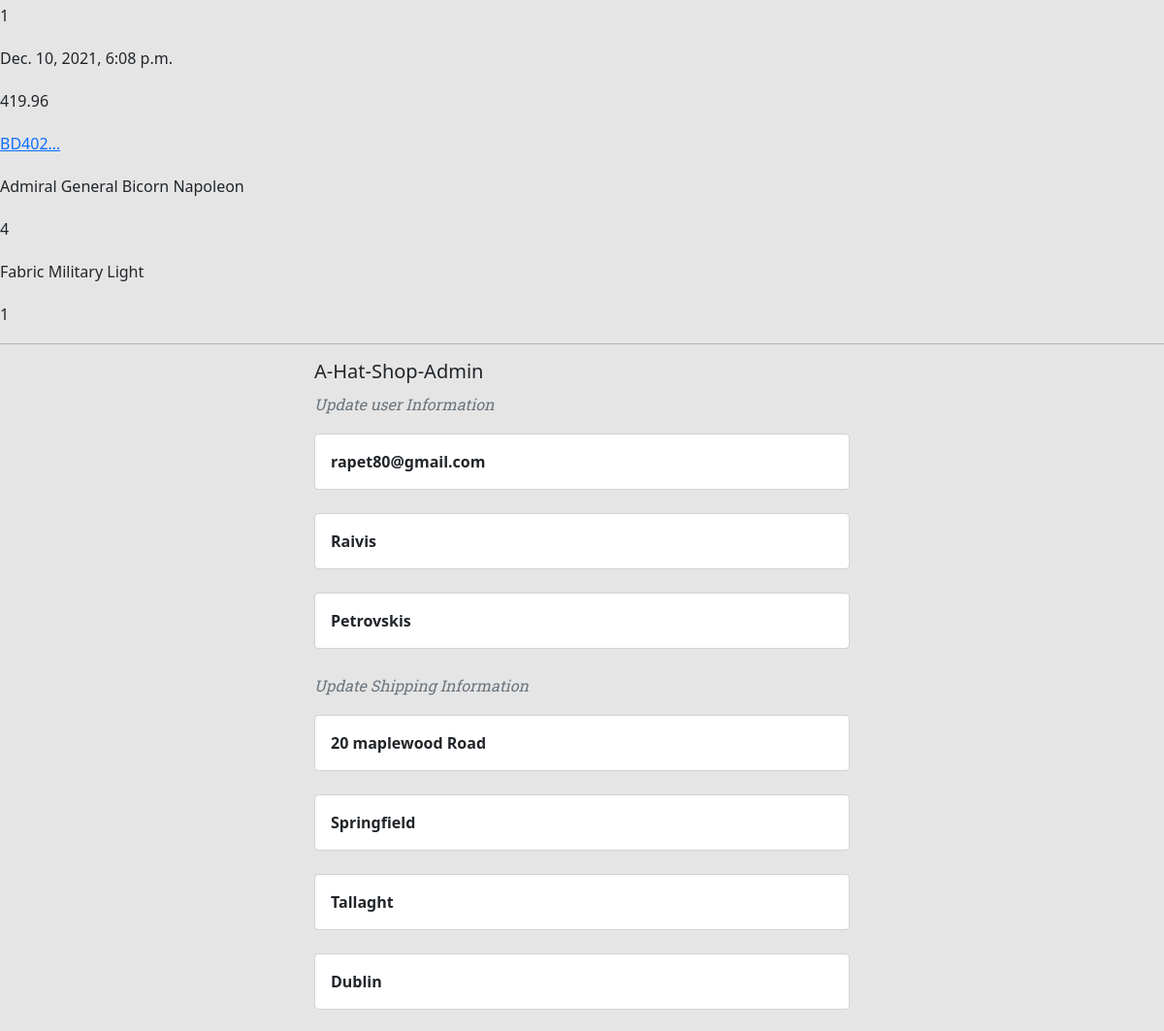
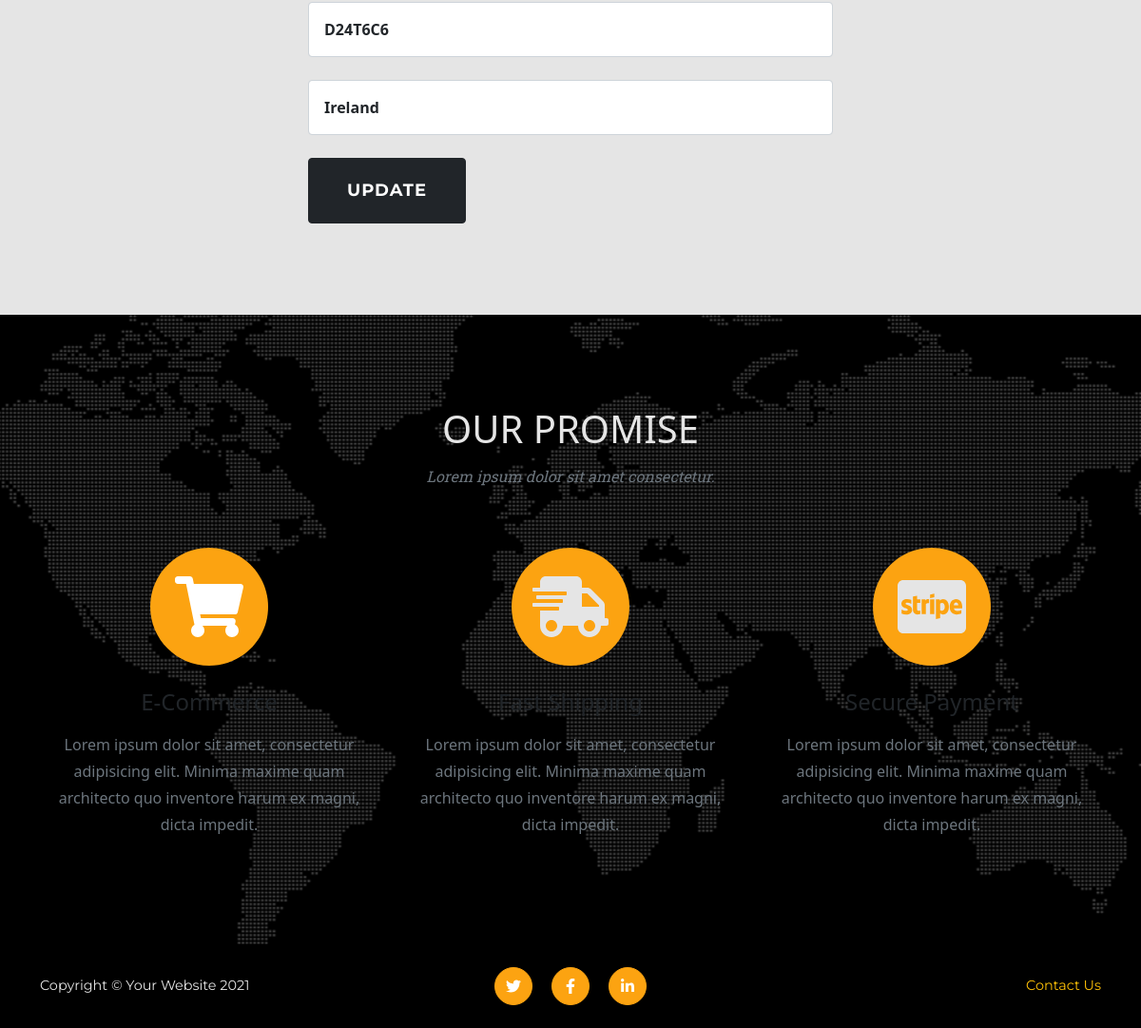
The app's page /user/ (signed in, lower part), older data (2 pictures, top to bottom).
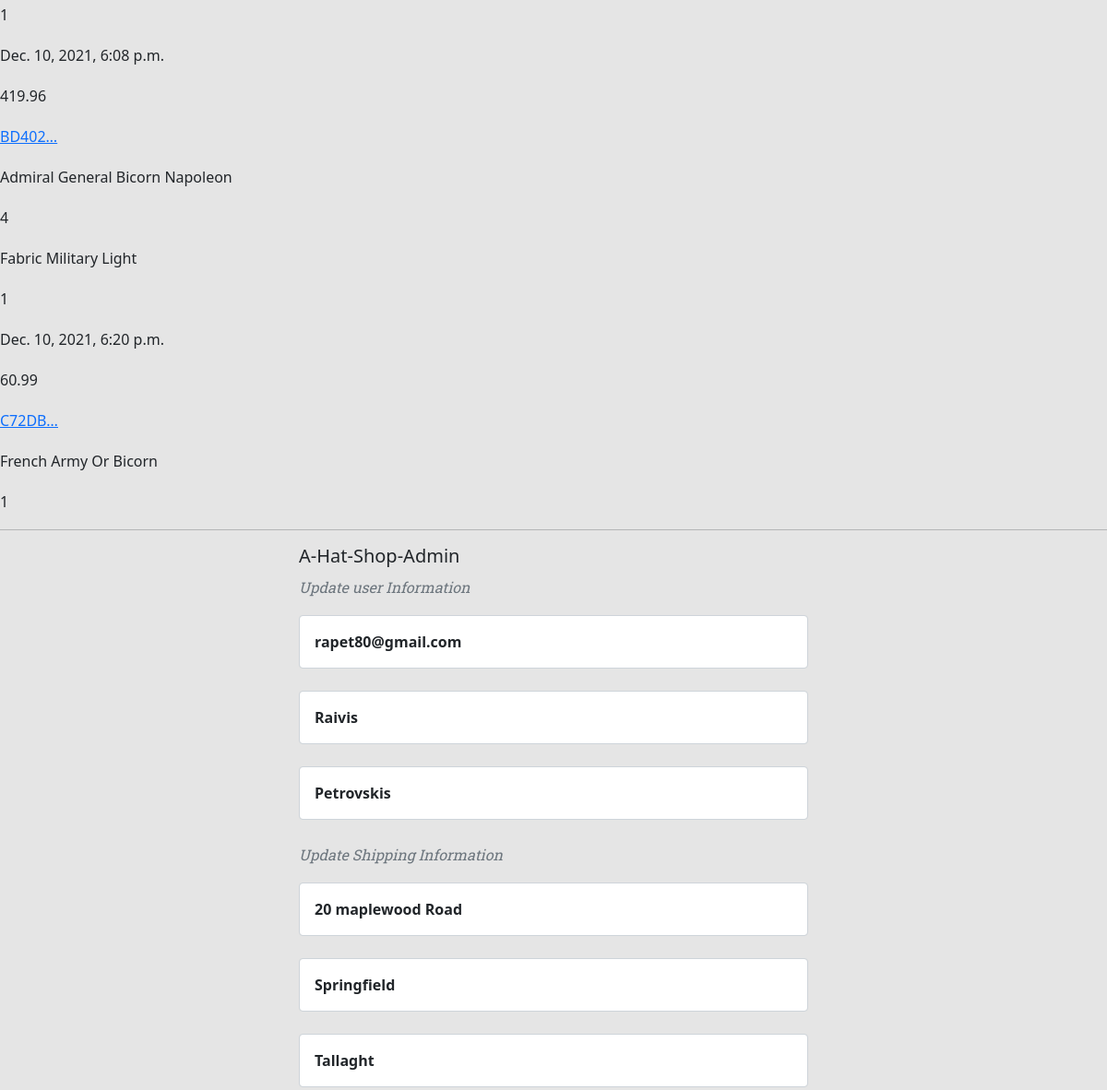
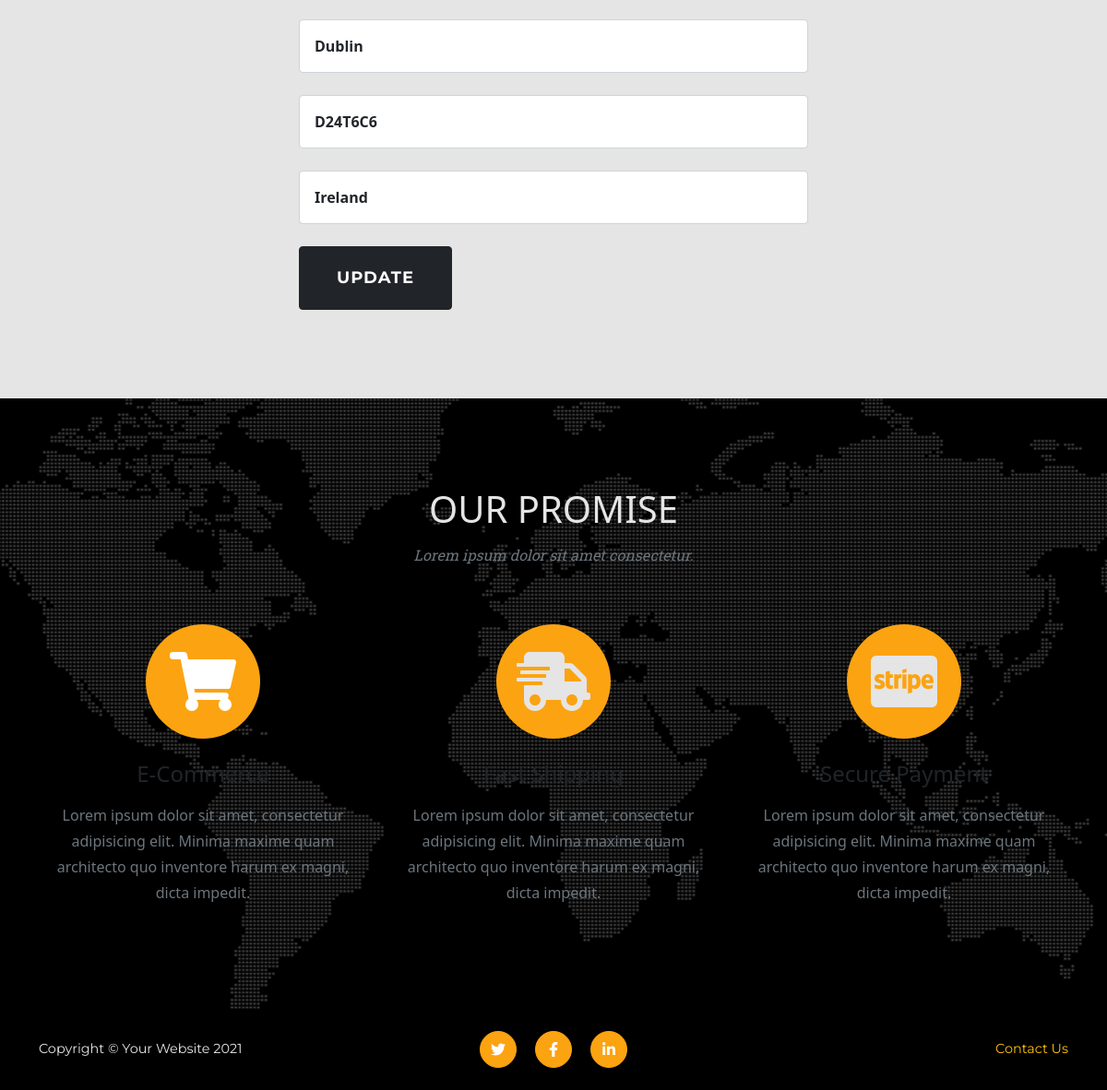
The same page, newer data (2 pictures, top to bottom).
### checkout/models.py (models this page shows, shortened)
class OrderLine(models.Model):
    order = models.ForeignKey(Order, null=False, blank=False, on_delete=models.CASCADE, related_name='lineitems')
    item = models.ForeignKey(Product, null=False, blank=False, on_delete=models.CASCADE)
    quantity = models.IntegerField(null=False, blank=False, default=0)
    item_total = models.DecimalField(max_digits=6, decimal_places=2, null=False, blank=False, editable=False)

class Order(models.Model):
    PENDING_PAYMENT = 'PP'
    PENDING_SHIPMENT = 'PSH'
    SHIPPED = 'SH'
    CANCELLED = 'CA'
    COMPLETED = 'CO'
    ORDER_STATUS = [
        (PENDING_PAYMENT, 'Pending Payment'),
        (PENDING_SHIPMENT , 'Pending Shipment'),
        (SHIPPED, 'Shipped'),
        (CANCELLED, 'Candelled'),
        (COMPLETED, 'Completed'),
    ]
    order_number = models.CharField(max_length=32, null=False, editable=False)
    user = models.ForeignKey(UserAddress, on_delete=models.SET_NULL,
                                     null=True, blank=True, related_name='orders')
    full_name = models.CharField(max_length=50, null=False, blank=False)
    email = models.EmailField(max_length=254, null=False, blank=False)
    address_line_1 = models.CharField(max_length=100, null=False, blank=False)
    address_line_2 = models.CharField(max_length=100, null=False, blank=False)
    town = models.CharField(max_length=60, null=False, blank=False)
    county = models.CharField(max_length=60, null=True, blank=True)
    postcode = models.CharField(max_length=30, null=True, blank=True)
    country = CountryField(blank_label='Country', null=False, blank=False)
    date = models.DateTimeField(default=timezone.now)
    delivery_cost = models.DecimalField(max_digits=6, decimal_places=2, null=False, default=0)
    order_total = models.DecimalField(max_digits=10, decimal_places=2, null=False, default=0)
    grand_total = models.DecimalField(max_digits=10, decimal_places=2, null=False, default=0)
    status = models.CharField(max_length=100, default=PENDING_PAYMENT, choices=ORDER_STATUS)

### shop/models.py (models this page shows, shortened)
class Product(models.Model):
    sku = models.CharField(max_length=60)
    category = models.ForeignKey(
        'Category', null=True, blank=True,
        on_delete=models.SET_NULL)
    style = models.CharField(max_length=60)
    color = models.CharField(max_length=60)
    name = models.CharField(max_length=60)
    description = models.TextField(max_length=250)
    price = models.DecimalField(
        max_digits=6, decimal_places=2)
    image = models.ImageField(null=True, blank=True)
    sale = models.BooleanField(default=False)
    sale_price = models.DecimalField(
        max_digits=6, decimal_places=2,
        null=True, blank=True)
    item_count = models.IntegerField(
        blank=False, null=False, default=0)

### customers/views.py (the view)
# urls.py: path('user/', include('customers.urls')),
@login_required
def customers(request):
    profile = get_object_or_404(UserAddress, user=request.user)
    profile2 = request.user
    if request.method == 'POST':
        address_form = UserAddressForm(request.POST, instance=profile)
        user_form = EditProfileForm(request.POST, instance=profile2)
        if address_form.is_valid():
            address_form.save()
            user_form.save()
            messages.success(request, 'Profile data updated successfully')
        else:
            messages.error(request, 'Update failed. Please ensure form is valid.')
    else:
        address_form = UserAddressForm(instance=profile)
        user_form = EditProfileForm(instance=profile2)
    orders = profile.orders.all()
    context = {
        'address_form': address_form,
        'user_form': user_form,
        'orders': orders,
    }
    return render(request, 'profile/profile.html', context)

### customers/forms.py
class UserAddressForm(forms.ModelForm):
    class Meta:
        model = UserAddress
        exclude = ('user',)
        fields = '__all__'
    def __init__(self, *args, **kwargs):
        super().__init__(*args, **kwargs)
        for field in self.fields:
            if field != 'country':
                placeholder = self.fields[field].label
                self.fields[field].widget.attrs['placeholder'] = placeholder
            self.fields[field].widget.attrs['class'] = 'form-control'
            self.fields[field].label = False

class EditProfileForm(forms.ModelForm):
    class Meta:
        model = User
        fields = (
                'email',
                'first_name',
                'last_name',
        )
    def __init__(self, *args, **kwargs):
        super().__init__(*args, **kwargs)
        for field in self.fields:
            placeholder = self.fields[field].label
            self.fields[field].widget.attrs['placeholder'] = placeholder
            self.fields[field].widget.attrs['class'] = 'form-control'
            self.fields[field].label = False

### customers/templates/profile/profile.html (shortened to what this page needs)
{% extends 'base.html' %}
{% load static %}
{% load thumbnail %}
{% load crispy_forms_tags %}
{% block content %}
<section class="page-section">
    {% for order in orders %}
    <p>{{ order.date }}</p>
    <p>{{ order.grand_total }}</p>
    <p><a href="{% url 'order_history' order.order_number %}" title="{{ order.order_number }}">
        {{ order.order_number|truncatechars:6 }}
    </a></p>
    {% for item in order.lineitems.all %}
    <p>{{ item.item.name }}</p>
    <p>{{ item.quantity }}</p>
    {% endfor %}
    {% endfor %}
    <hr>
    <div class="mx-auto col-12 col-sm-8 col-lg-6 px-4">
        <h5 class="text-capitalize">{{ request.user}}</h5>
        <p class="text-muted text-italic">Update user Information</p>
        <form class="mt-3" action="{% url 'user' %}" method="POST" id="profile-update-form">
            {{ user_form|crispy }}
            <p class="text-muted text-italic">Update Shipping Information</p>
            {{ address_form|crispy }}
            <button class="btn btn-xl btn-dark text-uppercase float-right">Update</button>
        </form>
    </div>
</section>
{% endblock %}

Row changes from the older to the newer data that the page shows:
added Order: date "Dec. 10, 2021, 6:20 p.m.", grand_total "60.99", order_number "C72DB…"
added OrderLine: item.name "French Army Or Bicorn", quantity "1", shown under "Dec. 10, 2021, 6:20 p.m."
